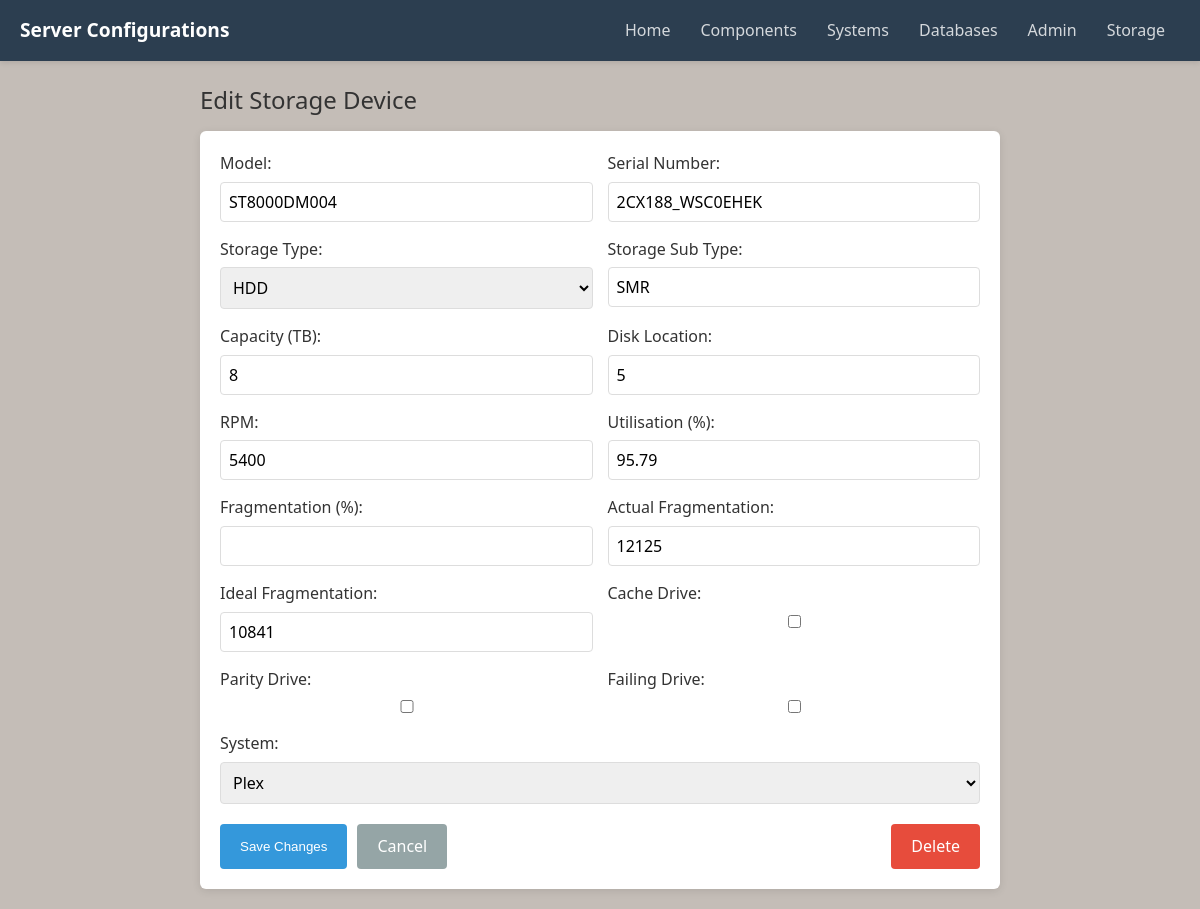
/components/edit-storage/8/, run on the app's committed database.
### server_deployments/models.py (models this page shows, shortened)
class StorageDevice(models.Model):
    disk_location = models.PositiveIntegerField(null=True, blank=True)
    model = models.CharField(max_length=255)
    serial_number = models.CharField(max_length=255, null=True, blank=True)
    storage_type = models.CharField(max_length=10, choices=[('HDD', 'HDD'), ('SSD', 'SSD'), ('NVMe', 'NVMe')])
    storage_sub_type = models.CharField(max_length=255, null=True, blank=True)
    capacity_tb = models.PositiveIntegerField()
    rpm = models.PositiveIntegerField(blank=True, null=True)
    failure = models.BooleanField(default=False)
    cache = models.BooleanField(default=False)
    parity = models.BooleanField(default=False)
    utilisation = models.DecimalField(max_digits=5, decimal_places=2, default=0.0, help_text="Percentage of drive used")
    actual_fragmentation = models.PositiveIntegerField(null=True, blank=True)
    ideal_fragmentation = models.PositiveIntegerField(null=True, blank=True)
    fragmentation = models.DecimalField(max_digits=5, decimal_places=2, null=True, blank=True, help_text="Fragmentation percentage")

### server_deployments/views.py (the view)
# urls.py: path('components/edit-storage/<int:storage_id>/', views.edit_storage, name='edit_storage'),
def edit_storage(request, storage_id):
    storage = get_object_or_404(StorageDevice, id=storage_id)
    current_system = None
    for system in System.objects.all():
        if storage in system.storage_devices.all():
            current_system = system
            break
    if request.method == 'POST':
        form = StorageDeviceForm(request.POST, instance=storage)
        if form.is_valid():
            storage = form.save()
            new_system_id = request.POST.get('system')
            if current_system:
                current_system.storage_devices.remove(storage)
            if new_system_id and new_system_id != '':
                try:
                    new_system = System.objects.get(id=new_system_id)
                    new_system.storage_devices.add(storage)
                except System.DoesNotExist:
                    pass
            return redirect('storage_view')
    else:
        form = StorageDeviceForm(instance=storage)
    return render(request, 'server_deployments/edit_storage.html', {
        'form': form,
        'storage': storage,
        'title': 'Edit Storage Device',
        'systems': System.objects.all(),
        'current_system': current_system
    })

### server_deployments/forms.py
class StorageDeviceForm(forms.ModelForm):
    class Meta:
        model = StorageDevice
        fields = '__all__'

### server_deployments/templates/server_deployments/edit_storage.html (shortened to what this page needs)
{% extends "base.html" %}
{% load static %}
{% block content %}
<div class="container">
  <h2>{{ title }}</h2>
  <form method="post" class="form">
    <div class="form-grid">
        <div class="form-group">
            <label for="{{ form.model.id_for_label }}">Model:</label>
            {{ form.model }}
        </div>
        <div class="form-group">
            <label for="{{ form.serial_number.id_for_label }}">Serial Number:</label>
            {{ form.serial_number }}
        </div>
        <div class="form-group">
            <label for="{{ form.storage_type.id_for_label }}">Storage Type:</label>
            {{ form.storage_type }}
        </div>
        <div class="form-group">
            <label for="{{ form.storage_sub_type.id_for_label }}">Storage Sub Type:</label>
            {{ form.storage_sub_type }}
        </div>
        <div class="form-group">
            <label for="{{ form.capacity_tb.id_for_label }}">Capacity (TB):</label>
            {{ form.capacity_tb }}
        </div>
        <div class="form-group">
            <label for="{{ form.disk_location.id_for_label }}">Disk Location:</label>
            {{ form.disk_location }}
        </div>
        <div class="form-group">
            <label for="{{ form.rpm.id_for_label }}">RPM:</label>
            {{ form.rpm }}
        </div>
        <div class="form-group">
            <label for="{{ form.utilisation.id_for_label }}">Utilisation (%):</label>
            {{ form.utilisation }}
        </div>
        <div class="form-group">
            <label for="{{ form.fragmentation.id_for_label }}">Fragmentation (%):</label>
            {{ form.fragmentation }}
        </div>
        <div class="form-group">
            <label for="{{ form.actual_fragmentation.id_for_label }}">Actual Fragmentation:</label>
            {{ form.actual_fragmentation }}
        </div>
        <div class="form-group">
            <label for="{{ form.ideal_fragmentation.id_for_label }}">Ideal Fragmentation:</label>
            {{ form.ideal_fragmentation }}
        </div>
        <div class="form-group">
            <label for="{{ form.cache.id_for_label }}">Cache Drive:</label>
            {{ form.cache }}
        </div>
        <div class="form-group">
            <label for="{{ form.parity.id_for_label }}">Parity Drive:</label>
            {{ form.parity }}
        </div>
        <div class="form-group">
            <label for="{{ form.failure.id_for_label }}">Failing Drive:</label>
            {{ form.failure }}
        </div>
        <div class="form-group full-width">
            <label for="system">System:</label>
            <select id="system" name="system">
                {% for sys in systems %}
                    <option value="{{ sys.id }}" {% if current_system and current_system.id == sys.id %}selected{% endif %}>
                        {{ sys.name }}
                    </option>
                {% endfor %}
            </select>
        </div>
    </div>
    <div class="button-row">
        <button type="submit" class="submit-btn">Save Changes</button>
        <a href="{% url 'storage_view' %}" class="cancel-btn">Cancel</a>
        <a href="{% url 'delete_storage' storage.id %}" class="delete-btn" onclick="return confirm('Are you sure you want to delete this drive?')">Delete</a>
    </div>
</form>
</div>
{% endblock %}

### static/css/styles.css (style rules this page uses)
body { font-family: 'Segoe UI', Tahoma, Geneva, Verdana, sans-serif; line-height: 1.6; color: #333; background-color: #c4bdb7; margin: 0; padding: 0; }
h1, h2, h3, h4, h5, h6 { font-weight: 500; margin-top: 0; margin-bottom: 12px; }
a { color: #3498db; text-decoration: none; }
input, select, textarea { font-family: inherit; font-size: inherit; }

### server_deployments/templates/server_deployments/edit_storage.html (style rules this page uses)
.container { max-width: 800px; margin: 0 auto; padding: 20px; }
.form { background-color: white; padding: 20px; border-radius: 6px; box-shadow: 0 2px 8px rgba(0,0,0,0.1); }
.form-grid { display: grid; grid-template-columns: repeat(2, 1fr); gap: 15px; margin-bottom: 20px; }
.form-group { display: flex; flex-direction: column; }
.form-group.full-width { grid-column: span 2; }
.form-group label { margin-bottom: 5px; font-weight: 500; }
.form-group input, .form-group select { padding: 8px; border: 1px solid #ddd; border-radius: 4px; }
.button-row { display: flex; justify-content: flex-end; gap: 10px; margin-top: 20px; }
.submit-btn { background-color: #3498db; color: white; padding: 10px 20px; border: none; border-radius: 4px; cursor: pointer; }
.cancel-btn { display: inline-block; background-color: #95a5a6; color: white; padding: 10px 20px; border-radius: 4px; text-decoration: none; }
.delete-btn { background-color: #e74c3c; color: white; padding: 10px 20px; text-decoration: none; border-radius: 4px; margin-left: auto; }
.button-row { display: flex; gap: 10px; margin-top: 20px; }

### data on the page
StorageDevice: model "ST8000DM004", serial_number "2CX188_WSC0EHEK", storage_type "HDD", storage_sub_type "SMR", capacity_tb "8", disk_location "5", rpm "5400", utilisation "95.79", actual_fragmentation "12125", ideal_fragmentation "10841"

### other printed values
{{ title }} "Edit Storage Device"
form field system "Plex"
